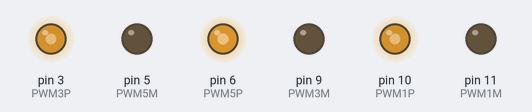
A sketch run on a simulated Arduino Uno, built with avr-gcc and run on an emulated ATmega328P. Shown: output pins drawn as LEDs (lit = HIGH).

Above: at 0.1 s.
Timing chart, 0 to 1.6 s (numbered marks = the images above):
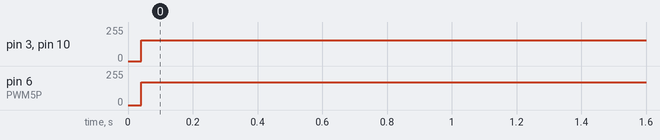

Measured:
- by itself, pin 3 (PWM3P), pin 10 (PWM1P): 0/255 → 156/255 at 0.04 s
- by itself, pin 6 (PWM5P): 0/255 → 171/255 at 0.04 s

The sketch:

proyectoConvertidorV4.ino
```cpp
int PWM1P=10;
int PWM1M=11;//PWM 1 corresponde a los IGBT v3/v4
int PWM3P=3;
int PWM3M=9;//PWM 3 corresponde a los IGBT v4/v6
int PWM5P=6;
int PWM5M=5;//PWM 5 corresponde a los IGBT v1 y v2 activandose uno a uno en cada semiciclo


void setup() {
  pinMode(PWM1P,OUTPUT);
  pinMode(PWM1M,OUTPUT);
  pinMode(PWM3P,OUTPUT);
  pinMode(PWM3M,OUTPUT);
  pinMode(PWM5P,OUTPUT);
  pinMode(PWM5M,OUTPUT);
}

void loop() {
  for(;;)
  {
    digitalWrite(PWM1P,HIGH);
    digitalWrite(PWM1M,!PWM1P);
    digitalWrite(PWM3P,HIGH);
    digitalWrite(PWM3M,!PWM3P);
    digitalWrite(PWM5P,HIGH);
    digitalWrite(PWM5M,!PWM5P);
    delayMicroseconds(139);
    digitalWrite(PWM1P,HIGH);
    digitalWrite(PWM1M,!PWM1P);
    digitalWrite(PWM3P,LOW);
    digitalWrite(PWM3M,!PWM3P);
    digitalWrite(PWM5P,HIGH);
    digitalWrite(PWM5M,!PWM5P);
    delayMicroseconds(324);
    digitalWrite(PWM1P,HIGH);
    digitalWrite(PWM1M,!PWM1P);
    digitalWrite(PWM3P,LOW);
    digitalWrite(PWM3M,!PWM3P);
    digitalWrite(PWM5P,LOW);
    digitalWrite(PWM5M,!PWM5P);
    delayMicroseconds(231);
    //______________________CAMBIO_DE_SEMICICLO_________________________________
    digitalWrite(PWM1P,HIGH);
    digitalWrite(PWM1M,!PWM1P);
    digitalWrite(PWM3P,HIGH);
    digitalWrite(PWM3M,!PWM3P);
    digitalWrite(PWM5P,HIGH);
    digitalWrite(PWM5M,!PWM5P);
    delayMicroseconds(139);
    digitalWrite(PWM1P,LOW);
    digitalWrite(PWM1M,!PWM1P);
    digitalWrite(PWM3P,HIGH);
    digitalWrite(PWM3M,!PWM3P);
    digitalWrite(PWM5P,HIGH);
    digitalWrite(PWM5M,!PWM5P);
    delayMicroseconds(324);
    digitalWrite(PWM1P,LOW);
    digitalWrite(PWM1M,!PWM1P);
    digitalWrite(PWM3P,HIGH);
    digitalWrite(PWM3M,!PWM3P);
    digitalWrite(PWM5P,LOW);
    digitalWrite(PWM5M,!PWM5P);
    delayMicroseconds(231);
  }
}
```
